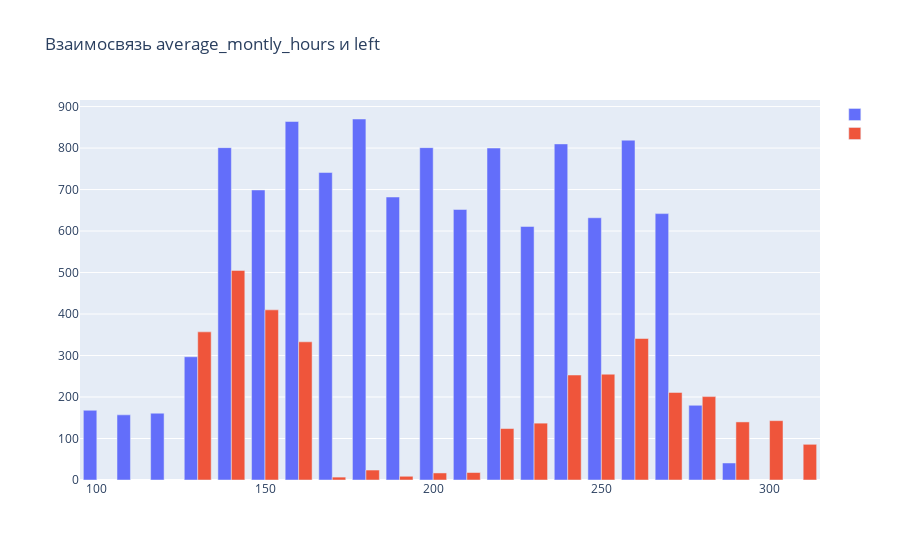

Notebook code cell kept with this figure:
### Code cell
fig = go.Figure(data=[
    go.Bar(name='', x=data_0.index, y=data_0),
    go.Bar(name='', x=data_1.index, y=data_1)
])


fig.update_layout(title = 'Взаимосвязь average_montly_hours и left')

fig.show()

### Figure 1 — Plotly figure (JSON) as saved in the notebook; plotly's stock layout.template omitted (floating-point values rounded to 4 significant figures)
{"data": [{"name": "", "type": "bar", "x": [100, 110, 120, 130, 140, 150, 160, 170, 180, 190, 200, 210, 220, 230, 240, 250, 260, 270, 280, 290], "y": [168, 157, 161, 297, 801, 699, 864, 741, 870, 682, 801, 652, 800, 611, 810, 632, 819, 642, 180, 41]}, {"name": "", "type": "bar", "x": [130, 140, 150, 160, 170, 180, 190, 200, 210, 220, 230, 240, 250, 260, 270, 280, 290, 300, 310], "y": [357, 505, 410, 333, 7, 24, 9, 17, 18, 124, 137, 253, 255, 341, 211, 201, 140, 143, 86]}], "layout": {"title": {"text": "Взаимосвязь average_montly_hours и left"}}}
